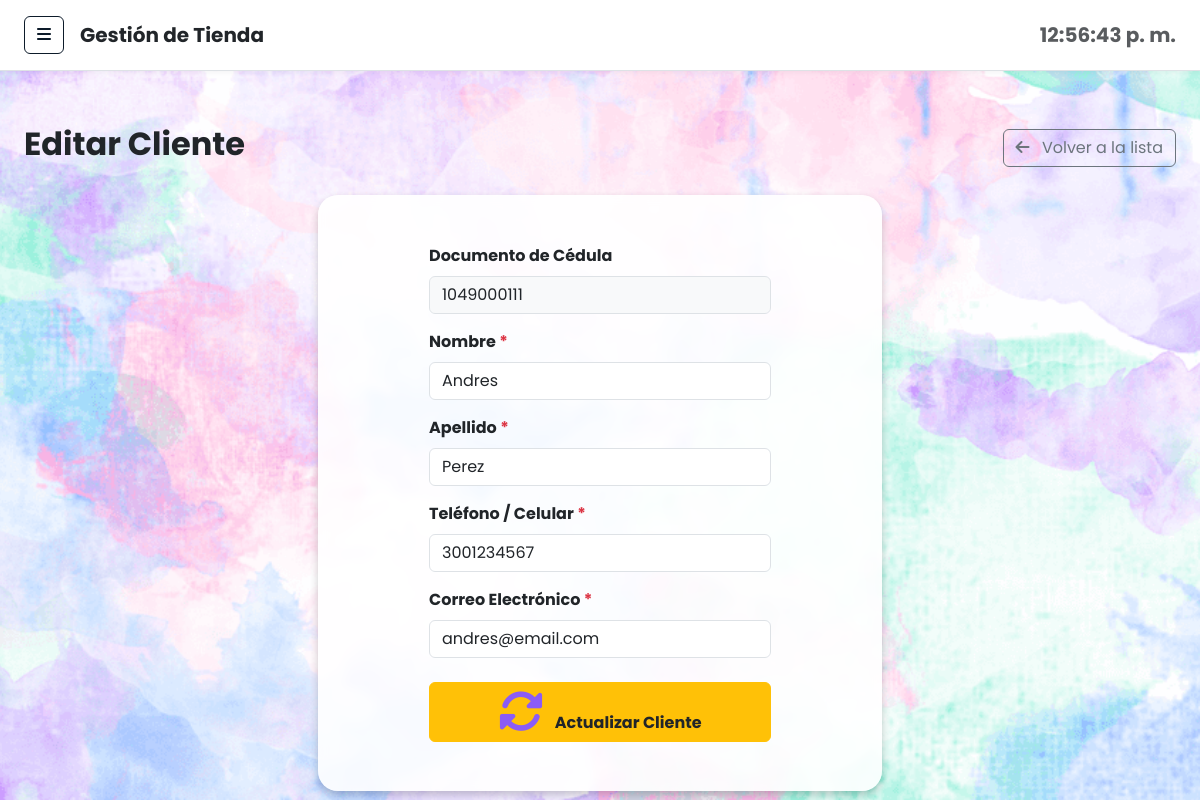
/cliente/editar.php?id=1049000111, run on the app's committed database.
### tables this page shows
CREATE TABLE `cliente` (
  `cedula` varchar(20) NOT NULL,
  `nombre` varchar(50) NOT NULL,
  `apellido` varchar(50) NOT NULL,
  `telefono` varchar(20) DEFAULT NULL,
  `correo` varchar(100) DEFAULT NULL
);

### cliente/editar.php (the view, shortened to what this page needs)
<?php
require_once '../config/conexion.php';
$cliente = null;
$cedula_url = "";
if (isset($_GET['cedula'])) {
    $cedula_url = $conexion->real_escape_string($_GET['cedula']);
} elseif (isset($_GET['id'])) {
    $cedula_url = $conexion->real_escape_string($_GET['id']);
}
if (!empty($cedula_url)) {
    $query_select = "SELECT * FROM Cliente WHERE cedula = '$cedula_url'";
    $resultado = $conexion->query($query_select);
    if ($resultado && $resultado->num_rows > 0) {
        $cliente = $resultado->fetch_assoc();
    } else {
        $error = "No se encontró ningún cliente en la base de datos con la cédula o ID: '" . $cedula_url . "'. Revisa si el nombre de la columna en MySQL es correcto.";
    }
} elseif ($_SERVER['REQUEST_METHOD'] != 'POST') {
    header("Location: selecionar.php");
    exit();
}
include '../includes/header.php';
include '../includes/sidebar.php';
?>
<div class="d-flex justify-content-between align-items-center mb-4">
    <h2 class="text-dark fw-bold">Editar Cliente</h2>
    <a href="selecionar.php" class="btn btn-outline-secondary">
        <i class="fas fa-arrow-left me-2"></i> Volver a la lista
    </a>
</div>
<div class="row justify-content-center">
    <div class="col-md-8 col-lg-6">
        <div class="card shadow-sm border-0">
            <div class="card-body p-4">
                <?php if ($cliente): ?>
                    <form action="editar.php" method="POST">
                        <div class="mb-3">
                            <label class="form-label fw-bold">Documento de Cédula</label>
                            <input type="text" class="form-control bg-light" name="cedula" value="<?= $cliente['cedula'] ?>" readonly>
                        </div>
                        <div class="mb-3">
                            <label class="form-label fw-bold">Nombre <span class="text-danger">*</span></label>
                            <input type="text" class="form-control" name="nombre" value="<?= $cliente['nombre'] ?>" required>
                        </div>
                        <div class="mb-3">
                            <label class="form-label fw-bold">Apellido <span class="text-danger">*</span></label>
                            <input type="text" class="form-control" name="apellido" value="<?= $cliente['apellido'] ?>" required>
                        </div>
                        <div class="mb-3">
                            <label class="form-label fw-bold">Teléfono / Celular <span class="text-danger">*</span></label>
                            <input type="text" class="form-control" name="telefono" value="<?= $cliente['telefono'] ?>" required>
                        </div>
                        <div class="mb-4">
                            <label class="form-label fw-bold">Correo Electrónico <span class="text-danger">*</span></label>
                            <input type="email" class="form-control" name="correo" value="<?= $cliente['correo'] ?>" required>
                        </div>
                        <div class="d-grid gap-2">
                            <button type="submit" class="btn btn-warning text-dark fw-bold">
                                <i class="fas fa-sync-alt me-2"></i> Actualizar Cliente
                            </button>
                        </div>
                    </form>
                <?php else: ?>
                    <div class="text-center py-3 text-muted">
                        <p>No se pueden cargar los campos del formulario porque no se pudo validar la identidad del cliente.</p>
                    </div>
                <?php endif; ?>
            </div>
        </div>
    </div>
</div>
<?php
include '../includes/footer.php';
?>

### css/estilos.css (style rules this page uses)
* { margin: 0; padding: 0; box-sizing: border-box; font-family: 'Poppins', sans-serif; }
body { display: flex; background: #f4f7fe; }
.card { background: white; padding: 25px; border-radius: 20px; display: flex; justify-content: space-between; align-items: center; box-shadow: 0 4px 20px rgba(0,0,0,0.05); transition: 0.3s; }
.card i { font-size: 45px; color: #3b82f6; }
.card i { color: #8b5cf6; }
body { background-color: #f4f6f9; overflow-x: hidden; margin: 0; }

### includes/header.php (style rules this page uses)
body, #page-content-wrapper { background-image: url('/Proyecto/img/fondo.png') !important; background-size: cover !important; background-position: center !important; background-repeat: no-repeat !important; background-attachment: fixed !important; }
.card { background-color: rgba(255, 255, 255, 0.90) !important; box-shadow: 0 4px 8px rgba(0, 0, 0, 0.2) !important; backdrop-filter: blur(4px); }

### data on the page
cliente: cedula "1049000111", nombre "Andres", apellido "Perez", telefono "3001234567", correo "andres@email.com"
